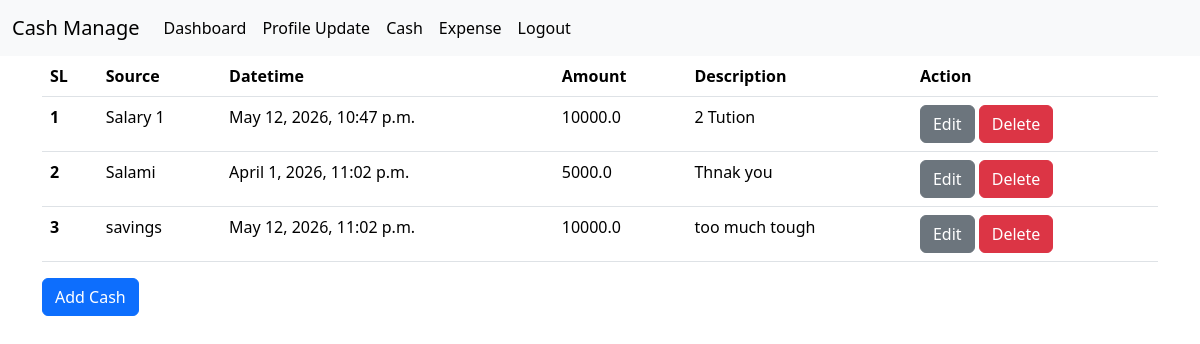
Screenshot of /cash_list/ (signed in) with the database file from the repository.
### ManageCaahApp/models.py (models this page shows, shortened)
class AddCash(models.Model):
    user = models.ForeignKey(
        User,
        on_delete=models.CASCADE,
        related_name='user_cash',
        null=True
    )
    source = models.CharField(max_length=100, null=True)
    datetime = models.DateTimeField(null=True)
    amount = models.FloatField(null=True)
    description = models.TextField(null=True)

### ManageCaahApp/views.py (the view)
# urls.py: path('cash_list/', cash_list, name='cash_list' ),
def cash_list(request):
    cash_data = AddCash.objects.filter(user= request.user)
    context={
        'cash_data' : cash_data,
    }
    return render(request, 'cash-list.html', context)

### ManageCaahApp/templates/cash-list.html
{% extends 'master/base.html' %}
{% block content %}
<table class="table">
  <thead>
    <tr>
      <th scope="col">SL</th>
      <th scope="col">Source</th>
      <th scope="col">Datetime</th>
      <th scope="col">Amount</th>
      <th scope="col">Description</th>
      <th scope="col">Action</th>
    </tr>
  </thead>
  <tbody>
    {% for cash in cash_data %}
    <tr>
      <th scope="row">{{forloop.counter}}</th>
      <td>{{cash.source}}</td>
      <td>{{cash.datetime}}</td>
      <td>{{cash.amount}}</td>
      <td>{{cash.description}}</td>
      <td>
        <a href="{% url 'update_cash' cash.id %}" class="btn btn-secondary">Edit</a>
        <a href="{% url 'delete_cash' cash.id %}" class="btn btn-danger">Delete</a>
      </td>
    </tr>
    {% endfor %}
  </tbody>
</table>
<a href="{% url 'add_cash' %}" class="btn btn-primary">Add Cash</a>
{% endblock content %}

### rows the page displays
AddCash: source "Salary 1", datetime "May 12, 2026, 10:47 p.m.", amount "10000.0", description "2 Tution"
AddCash: source "Salami", datetime "April 1, 2026, 11:02 p.m.", amount "5000.0", description "Thnak you"
AddCash: source "savings", datetime "May 12, 2026, 11:02 p.m.", amount "10000.0", description "too much tough"
